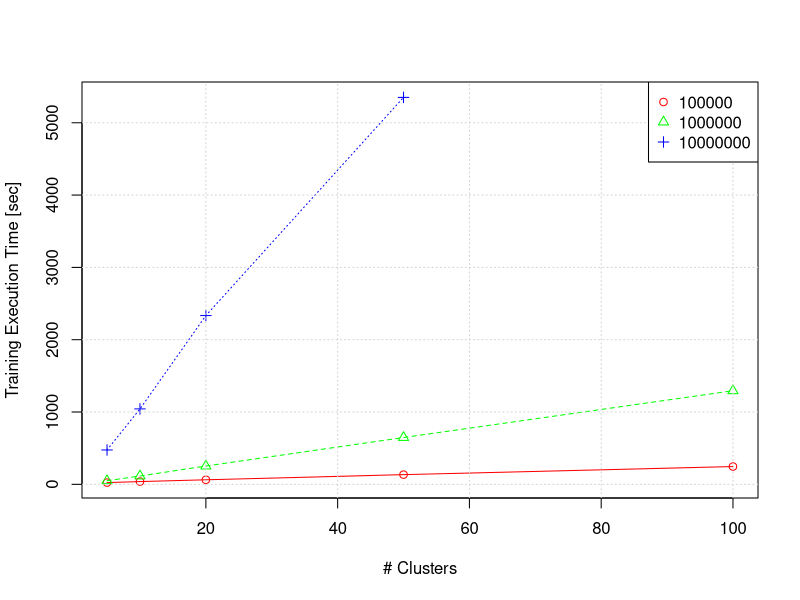

Here is the R script that generated this plot:
## ---- chunk 1
library(reshape2)
result <- read.csv("./data/benchmark-cores64-dim100.csv")
result$sec <- result$millisec / 1000
result.cast <- dcast(result, num.clusters ~ rows, value.var="sec", sum)
## ---- chunk 2
matplot(result.cast[, 1], result.cast[, 2:4]
        , xlab="# Clusters"
        , ylab="Training Execution Time [sec]"
        , pch=1:3, col=rainbow(3), type="o")
grid()
legend("topright", legend=c("100000", "1000000", "10000000")
       , pch=1:3, col=rainbow(3))
## ---- chunk 3
dcast
